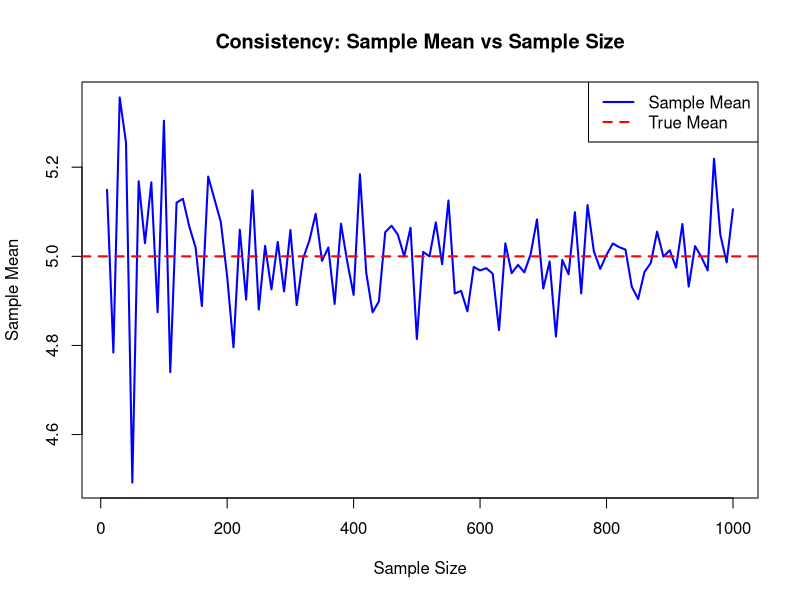

Here is the R script that generated this plot:
# E2-1: Demonstrate consistency by increasing sample size

set.seed(123)

mu <- 5
sizes <- seq(10, 1000, by = 10)
means <- numeric(length(sizes))

for (i in seq_along(sizes)) {
  means[i] <- mean(rnorm(sizes[i], mean = mu, sd = 2))
}

# Output
cat("Sample mean at n=10:", means[1], "\n")
cat("Sample mean at n=1000:", means[length(means)], "\n")
cat("True mean:", mu, "\n")

# Graph
plot(sizes, means,
     type = "l",
     col = "blue",
     lwd = 2,
     main = "Consistency: Sample Mean vs Sample Size",
     xlab = "Sample Size",
     ylab = "Sample Mean")

# True mean line
abline(h = mu,
       col = "red",
       lwd = 2,
       lty = 2)

# Legend
legend("topright",
       legend = c("Sample Mean", "True Mean"),
       col = c("blue", "red"),
       lty = c(1, 2),
       lwd = 2)
